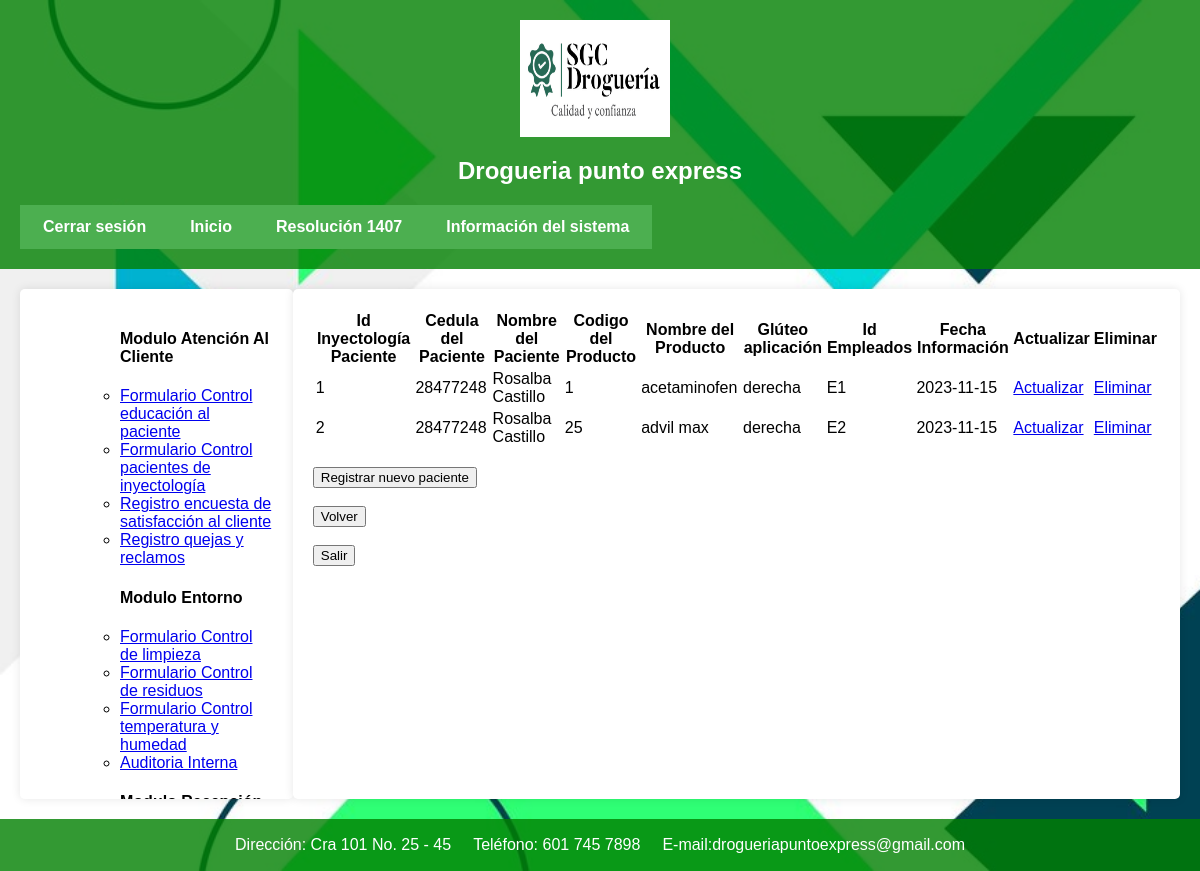
/inyectologia.php (signed in), run on the app's committed database.
### tables this page shows
CREATE TABLE `inyectologia` (
  `Idinyectologia` int(11) NOT NULL,
  `cedulacliente` int(11) NOT NULL,
  `nomcliente` varchar(50) NOT NULL,
  `codigo` int(11) NOT NULL,
  `nomproducto` varchar(50) NOT NULL,
  `gluteoaplicacion` varchar(10) NOT NULL,
  `Idempleados` varchar(5) NOT NULL,
  `fecha` date NOT NULL DEFAULT current_timestamp()
);

### inyectologia.php (the view, shortened to what this page needs)
<!DOCTYPE html>
<html lang="es">
<head>
    <link rel="stylesheet" href="EstiloMP.css">
</head>
<body>
<header id="header">
        <img src="imagen/LogoSGC.png" ver ="left" height="117" width="150"/>
		<h2>Drogueria punto express</h2>
			<table id="superior"><tr>
			<td id="superior1"><a href="u_cerrarsesion.php">Cerrar sesi&oacute;n</a></td>
            <td id="superior1"><a href="u_inicio.php">Inicio</a></td>
			<td id="superior1"><a href="u_resolucion1407.php">Resoluci&oacute;n 1407</a></td>
			<td id="superior1"><a href="u_sistemainf.php">Informaci&oacute;n del sistema</a></td>
            </tr></table>
</header>
<div id="contenido">
    <div id="lateral">
    <nav>
            <ol>
		    <ul><h4>Modulo Atenci&oacute;n Al Cliente</h4>
			<li><a href="educacion.php">Formulario Control educaci&oacute;n al paciente</a></li>
			<li><a href="inyectologia.php">Formulario Control pacientes de inyectolog&iacute;a</a></li>
            <li><a href="rencuesta.php">Registro encuesta de satisfacci&oacute;n al cliente</a></li>
            <li><a href="qr.php">Registro quejas y reclamos</a></li>
			</ul>
            </ol>
        </nav>
        <nav>
            <ol>
		    <ul><h4>Modulo Entorno</h4>
			<li><a href="limpieza.php">Formulario Control de limpieza</a></li>
            <li><a href="residuos.php">Formulario Control de residuos</a></li>
			<li><a href="temperatura.php">Formulario Control temperatura y humedad</a></li>
            <li><a href="auditoria.php">Auditoria Interna</a></li>
			</ul>
            </ol>
        </nav>
        <nav>
            <ol>
		    <ul><h4>Modulo Recepci&oacute;n y devoluci&oacute;n de productos</h4>
			</ul>
            </ol>
        </nav>
    </div>
<main id="contenidos">
<?php
include_once ("conexion.php");
$inyectologia = "SELECT * FROM inyectologia";
?>
<table>
<tr>
<th>Id Inyectolog&iacute;a Paciente</th>
<th>Cedula del Paciente</th>
<th>Nombre del Paciente</th>
<th>Codigo del Producto</th>
<th>Nombre del Producto</th>
<th>Gl&uacute;teo aplicaci&oacute;n</th>
<th>Id Empleados</th>
<th>Fecha Informaci&oacute;n</th>
<th>Actualizar</th>
<th>Eliminar</th>
</tr>
<?php
$resultadoiny = mysqli_query($conn,$inyectologia);
while($row=mysqli_fetch_assoc($resultadoiny)){?>
        <tr>
        <td><?php echo $row ["Idinyectologia"];?></td>
        <td><?php echo $row ["cedulacliente"];?></td>
        <td><?php echo $row ["nomcliente"];?></td>
        <td><?php echo $row ["codigo"];?></td>
        <td><?php echo $row ["nomproducto"];?></td>
        <td><?php echo $row ["gluteoaplicacion"];?></td>
        <td><?php echo $row ["Idempleados"];?></td>
        <td><?php echo $row ["fecha"];?></td>
        <td><a href="inydactualizar.php?Idinyectologia=<?php echo $row ["Idinyectologia"];?>">Actualizar</a></td>
        <td><a href="inyeliminar.php?Idinyectologia=<?php echo $row ["Idinyectologia"];?>">Eliminar</a></td>
        </tr>
<?php    }
?> </table> <br>
<form action="inyectologiac.php" method="post">
<button type="submit">Registrar nuevo paciente</button>
</form> <br>
<form action="u_inicio.php">
<button type="submit">Volver</button>
</form> <br>
<form action="u_cerrarsesion.php">
<button type="submit">Salir</button>
</form>
</main>
</div>
<footer id="footer">
      <center>
        <table id="inferior"><tr>
			<td id="inferior1">Direcci&oacute;n: Cra 101 No. 25 - 45</td>
			<td id="inferior1">Tel&eacute;fono: 601 745 7898</td>
			<td id="inferior1">E-mail:<a href="mailto:drogueriapuntoexpress@gmail.com">drogueriapuntoexpress@gmail.com</a></td>
		</tr></table>
       </center>
</footer>
</body>
</html>

### EstiloMP.css (style rules this page uses)
body { background-image: url('fondo.jpg'); background-size: cover; background-repeat: no-repeat; background-attachment: fixed; background-color: #b0e57c; font-family: Arial, sans-serif; margin: 0; padding: 0; min-height: 100vh; display: flex; flex-direction: column; }
#header { text-align: center; padding: 20px; background-color: rgba(0, 128, 0, 0.8); color: #fff; }
#header img { vertical-align: middle; margin-right: 10px; }
#superior { text-align: center; background-color: #4caf50; padding: 10px 0; }
#superior a { text-decoration: none; color: #fff; margin: 0 20px; font-weight: bold; }
#contenido { flex-grow: 1; display: flex; justify-content: space-between; align-items: flex-start; margin: 20px; }
#lateral { flex-basis: 250px; background-color: #fff; padding: 20px; border-radius: 5px; box-shadow: 0px 0px 10px rgba(0, 0, 0, 0.1); height: calc(80vh - 170px); overflow: auto; }
#contenidos { flex-basis: calc(100% - 250px); background-color: #fff; padding: 20px; border-radius: 5px; box-shadow: 0px 0px 10px rgba(0, 0, 0, 0.1); height: calc(80vh - 170px); overflow: auto; }
#footer { text-align: center; padding: 10px; background-color: rgba(0, 128, 0, 0.8); color: #fff; }
#inferior { text-align: center; }
#inferior td { padding: 5px 10px; }
#footer a { text-decoration: none; color: #fff; }

### data on the page
inyectologia: Idinyectologia "1", cedulacliente "28477248", nomcliente "Rosalba Castillo", codigo "1", nomproducto "acetaminofen", gluteoaplicacion "derecha", Idempleados "E1", fecha "2023-11-15"
inyectologia: Idinyectologia "2", cedulacliente "28477248", nomcliente "Rosalba Castillo", codigo "25", nomproducto "advil max", gluteoaplicacion "derecha", Idempleados "E2", fecha "2023-11-15"
